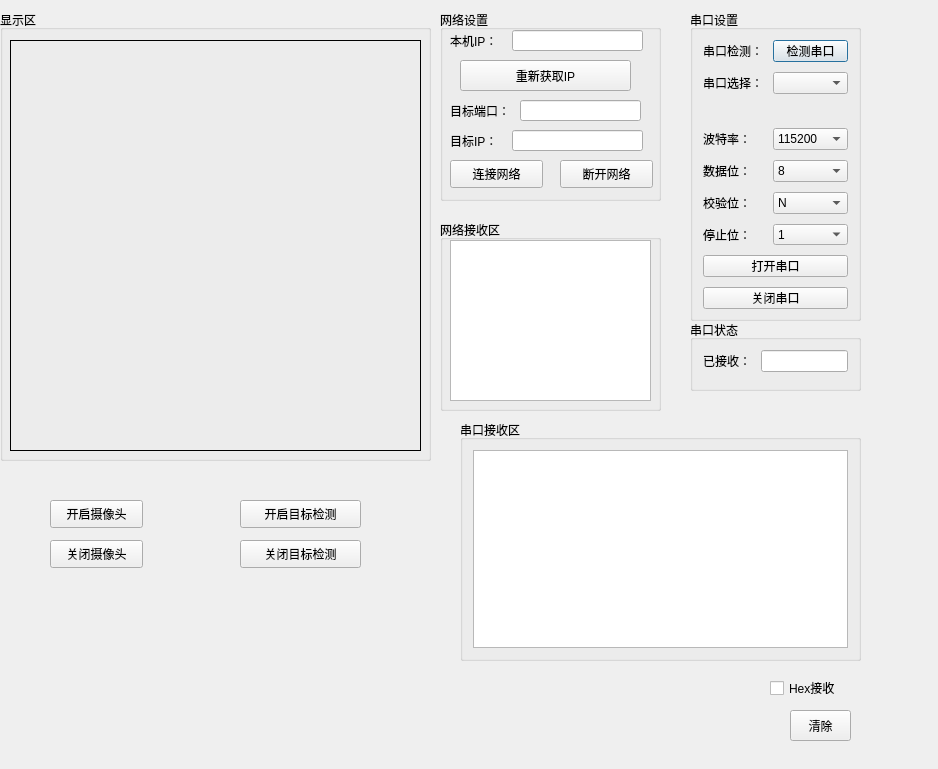
<?xml version="1.0" encoding="UTF-8"?>
<ui version="4.0">
 <class>Form</class>
 <widget class="QWidget" name="Form">
  <property name="geometry">
   <rect>
    <x>0</x>
    <y>0</y>
    <width>938</width>
    <height>769</height>
   </rect>
  </property>
  <property name="windowTitle">
   <string>Form</string>
  </property>
  <widget class="QGroupBox" name="formGroupBox">
   <property name="geometry">
    <rect>
     <x>690</x>
     <y>10</y>
     <width>171</width>
     <height>311</height>
    </rect>
   </property>
   <property name="title">
    <string>串口设置</string>
   </property>
   <layout class="QFormLayout" name="formLayout">
    <property name="horizontalSpacing">
     <number>10</number>
    </property>
    <property name="verticalSpacing">
     <number>10</number>
    </property>
    <property name="leftMargin">
     <number>10</number>
    </property>
    <property name="topMargin">
     <number>10</number>
    </property>
    <property name="rightMargin">
     <number>10</number>
    </property>
    <property name="bottomMargin">
     <number>10</number>
    </property>
    <item row="0" column="1">
     <widget class="QPushButton" name="s1__box_1">
      <property name="text">
       <string>检测串口</string>
      </property>
      <property name="autoRepeatInterval">
       <number>100</number>
      </property>
      <property name="default">
       <bool>true</bool>
      </property>
     </widget>
    </item>
    <item row="1" column="0">
     <widget class="QLabel" name="s1__lb_2">
      <property name="text">
       <string>串口选择：</string>
      </property>
     </widget>
    </item>
    <item row="1" column="1">
     <widget class="QComboBox" name="s1__box_2"/>
    </item>
    <item row="2" column="0" colspan="2">
     <widget class="QLabel" name="state_label">
      <property name="text">
       <string/>
      </property>
      <property name="textFormat">
       <enum>Qt::AutoText</enum>
      </property>
      <property name="scaledContents">
       <bool>true</bool>
      </property>
      <property name="alignment">
       <set>Qt::AlignRight|Qt::AlignTrailing|Qt::AlignVCenter</set>
      </property>
     </widget>
    </item>
    <item row="3" column="0">
     <widget class="QLabel" name="s1__lb_3">
      <property name="text">
       <string>波特率：</string>
      </property>
     </widget>
    </item>
    <item row="3" column="1">
     <widget class="QComboBox" name="s1__box_3">
      <item>
       <property name="text">
        <string>115200</string>
       </property>
      </item>
      <item>
       <property name="text">
        <string>2400</string>
       </property>
      </item>
      <item>
       <property name="text">
        <string>4800</string>
       </property>
      </item>
      <item>
       <property name="text">
        <string>9600</string>
       </property>
      </item>
      <item>
       <property name="text">
        <string>14400</string>
       </property>
      </item>
      <item>
       <property name="text">
        <string>19200</string>
       </property>
      </item>
      <item>
       <property name="text">
        <string>38400</string>
       </property>
      </item>
      <item>
       <property name="text">
        <string>57600</string>
       </property>
      </item>
      <item>
       <property name="text">
        <string>76800</string>
       </property>
      </item>
      <item>
       <property name="text">
        <string>12800</string>
       </property>
      </item>
      <item>
       <property name="text">
        <string>230400</string>
       </property>
      </item>
      <item>
       <property name="text">
        <string>460800</string>
       </property>
      </item>
     </widget>
    </item>
    <item row="4" column="0">
     <widget class="QLabel" name="s1__lb_4">
      <property name="text">
       <string>数据位：</string>
      </property>
     </widget>
    </item>
    <item row="4" column="1">
     <widget class="QComboBox" name="s1__box_4">
      <item>
       <property name="text">
        <string>8</string>
       </property>
      </item>
      <item>
       <property name="text">
        <string>7</string>
       </property>
      </item>
      <item>
       <property name="text">
        <string>6</string>
       </property>
      </item>
      <item>
       <property name="text">
        <string>5</string>
       </property>
      </item>
     </widget>
    </item>
    <item row="5" column="0">
     <widget class="QLabel" name="s1__lb_5">
      <property name="text">
       <string>校验位：</string>
      </property>
     </widget>
    </item>
    <item row="5" column="1">
     <widget class="QComboBox" name="s1__box_5">
      <item>
       <property name="text">
        <string>N</string>
       </property>
      </item>
     </widget>
    </item>
    <item row="6" column="0">
     <widget class="QLabel" name="s1__lb_6">
      <property name="text">
       <string>停止位：</string>
      </property>
     </widget>
    </item>
    <item row="6" column="1">
     <widget class="QComboBox" name="s1__box_6">
      <item>
       <property name="text">
        <string>1</string>
       </property>
      </item>
     </widget>
    </item>
    <item row="7" column="0" colspan="2">
     <widget class="QPushButton" name="open_button">
      <property name="text">
       <string>打开串口</string>
      </property>
     </widget>
    </item>
    <item row="8" column="0" colspan="2">
     <widget class="QPushButton" name="close_button">
      <property name="text">
       <string>关闭串口</string>
      </property>
     </widget>
    </item>
    <item row="0" column="0">
     <widget class="QLabel" name="s1__lb_1">
      <property name="text">
       <string>串口检测：</string>
      </property>
     </widget>
    </item>
   </layout>
  </widget>
  <widget class="QGroupBox" name="verticalGroupBox">
   <property name="geometry">
    <rect>
     <x>460</x>
     <y>420</y>
     <width>401</width>
     <height>241</height>
    </rect>
   </property>
   <property name="title">
    <string>串口接收区</string>
   </property>
   <layout class="QVBoxLayout" name="verticalLayout">
    <property name="leftMargin">
     <number>10</number>
    </property>
    <property name="topMargin">
     <number>10</number>
    </property>
    <property name="rightMargin">
     <number>10</number>
    </property>
    <property name="bottomMargin">
     <number>10</number>
    </property>
    <item>
     <widget class="QTextBrowser" name="s2__receive_text"/>
    </item>
   </layout>
  </widget>
  <widget class="QGroupBox" name="formGroupBox">
   <property name="geometry">
    <rect>
     <x>690</x>
     <y>320</y>
     <width>171</width>
     <height>71</height>
    </rect>
   </property>
   <property name="title">
    <string>串口状态</string>
   </property>
   <layout class="QFormLayout" name="formLayout_2">
    <property name="horizontalSpacing">
     <number>10</number>
    </property>
    <property name="verticalSpacing">
     <number>10</number>
    </property>
    <property name="leftMargin">
     <number>10</number>
    </property>
    <property name="topMargin">
     <number>10</number>
    </property>
    <property name="rightMargin">
     <number>10</number>
    </property>
    <property name="bottomMargin">
     <number>10</number>
    </property>
    <item row="0" column="0">
     <widget class="QLabel" name="label">
      <property name="text">
       <string>已接收：</string>
      </property>
     </widget>
    </item>
    <item row="0" column="1">
     <widget class="QLineEdit" name="lineEdit"/>
    </item>
   </layout>
  </widget>
  <widget class="QCheckBox" name="hex_receive">
   <property name="geometry">
    <rect>
     <x>770</x>
     <y>680</y>
     <width>81</width>
     <height>16</height>
    </rect>
   </property>
   <property name="text">
    <string>Hex接收</string>
   </property>
  </widget>
  <widget class="QPushButton" name="s2__clear_button">
   <property name="geometry">
    <rect>
     <x>790</x>
     <y>710</y>
     <width>61</width>
     <height>31</height>
    </rect>
   </property>
   <property name="text">
    <string>清除</string>
   </property>
  </widget>
  <widget class="QGroupBox" name="groupBox">
   <property name="geometry">
    <rect>
     <x>0</x>
     <y>10</y>
     <width>431</width>
     <height>451</height>
    </rect>
   </property>
   <property name="title">
    <string>显示区</string>
   </property>
   <widget class="QLabel" name="messi">
    <property name="geometry">
     <rect>
      <x>10</x>
      <y>30</y>
      <width>411</width>
      <height>411</height>
     </rect>
    </property>
    <property name="frameShape">
     <enum>QFrame::Box</enum>
    </property>
    <property name="text">
     <string/>
    </property>
   </widget>
  </widget>
  <widget class="QGroupBox" name="groupBox_2">
   <property name="geometry">
    <rect>
     <x>440</x>
     <y>10</y>
     <width>221</width>
     <height>191</height>
    </rect>
   </property>
   <property name="title">
    <string>网络设置</string>
   </property>
   <widget class="QLabel" name="label_ip">
    <property name="geometry">
     <rect>
      <x>10</x>
      <y>20</y>
      <width>61</width>
      <height>21</height>
     </rect>
    </property>
    <property name="text">
     <string>本机IP：</string>
    </property>
   </widget>
   <widget class="QLineEdit" name="lineEdit_ip_local">
    <property name="geometry">
     <rect>
      <x>72</x>
      <y>20</y>
      <width>131</width>
      <height>21</height>
     </rect>
    </property>
   </widget>
   <widget class="QPushButton" name="pushButton_get_ip">
    <property name="geometry">
     <rect>
      <x>20</x>
      <y>50</y>
      <width>171</width>
      <height>31</height>
     </rect>
    </property>
    <property name="text">
     <string>重新获取IP</string>
    </property>
   </widget>
   <widget class="QLabel" name="label_port">
    <property name="geometry">
     <rect>
      <x>10</x>
      <y>90</y>
      <width>71</width>
      <height>21</height>
     </rect>
    </property>
    <property name="text">
     <string>目标端口：</string>
    </property>
   </widget>
   <widget class="QLineEdit" name="lineEdit_port">
    <property name="geometry">
     <rect>
      <x>80</x>
      <y>90</y>
      <width>121</width>
      <height>21</height>
     </rect>
    </property>
   </widget>
   <widget class="QLineEdit" name="lineEdit_ip">
    <property name="geometry">
     <rect>
      <x>72</x>
      <y>120</y>
      <width>131</width>
      <height>21</height>
     </rect>
    </property>
   </widget>
   <widget class="QLabel" name="label_sendto">
    <property name="geometry">
     <rect>
      <x>10</x>
      <y>120</y>
      <width>71</width>
      <height>21</height>
     </rect>
    </property>
    <property name="text">
     <string>目标IP：</string>
    </property>
   </widget>
   <widget class="QPushButton" name="pushButton_link">
    <property name="geometry">
     <rect>
      <x>10</x>
      <y>150</y>
      <width>93</width>
      <height>28</height>
     </rect>
    </property>
    <property name="text">
     <string>连接网络</string>
    </property>
   </widget>
   <widget class="QPushButton" name="pushButton_unlink">
    <property name="geometry">
     <rect>
      <x>120</x>
      <y>150</y>
      <width>93</width>
      <height>28</height>
     </rect>
    </property>
    <property name="text">
     <string>断开网络</string>
    </property>
   </widget>
  </widget>
  <widget class="QPushButton" name="open_camera">
   <property name="geometry">
    <rect>
     <x>50</x>
     <y>500</y>
     <width>93</width>
     <height>28</height>
    </rect>
   </property>
   <property name="text">
    <string>开启摄像头</string>
   </property>
  </widget>
  <widget class="QPushButton" name="yolov3">
   <property name="geometry">
    <rect>
     <x>240</x>
     <y>500</y>
     <width>121</width>
     <height>28</height>
    </rect>
   </property>
   <property name="text">
    <string>开启目标检测</string>
   </property>
  </widget>
  <widget class="QPushButton" name="close_camera">
   <property name="geometry">
    <rect>
     <x>50</x>
     <y>540</y>
     <width>93</width>
     <height>28</height>
    </rect>
   </property>
   <property name="text">
    <string>关闭摄像头</string>
   </property>
  </widget>
  <widget class="QPushButton" name="close_yolov3">
   <property name="geometry">
    <rect>
     <x>240</x>
     <y>540</y>
     <width>121</width>
     <height>28</height>
    </rect>
   </property>
   <property name="text">
    <string>关闭目标检测</string>
   </property>
  </widget>
  <widget class="QGroupBox" name="groupBox_3">
   <property name="geometry">
    <rect>
     <x>440</x>
     <y>220</y>
     <width>221</width>
     <height>191</height>
    </rect>
   </property>
   <property name="title">
    <string>网络接收区</string>
   </property>
   <widget class="QTextEdit" name="textBrowser_recv">
    <property name="geometry">
     <rect>
      <x>10</x>
      <y>20</y>
      <width>201</width>
      <height>161</height>
     </rect>
    </property>
   </widget>
  </widget>
  <zorder>verticalGroupBox</zorder>
  <zorder>formGroupBox</zorder>
  <zorder>formGroupBox</zorder>
  <zorder>hex_receive</zorder>
  <zorder>s2__clear_button</zorder>
  <zorder>groupBox</zorder>
  <zorder>groupBox_2</zorder>
  <zorder>open_camera</zorder>
  <zorder>yolov3</zorder>
  <zorder>close_camera</zorder>
  <zorder>close_yolov3</zorder>
  <zorder>groupBox_3</zorder>
 </widget>
 <resources/>
 <connections/>
</ui>
